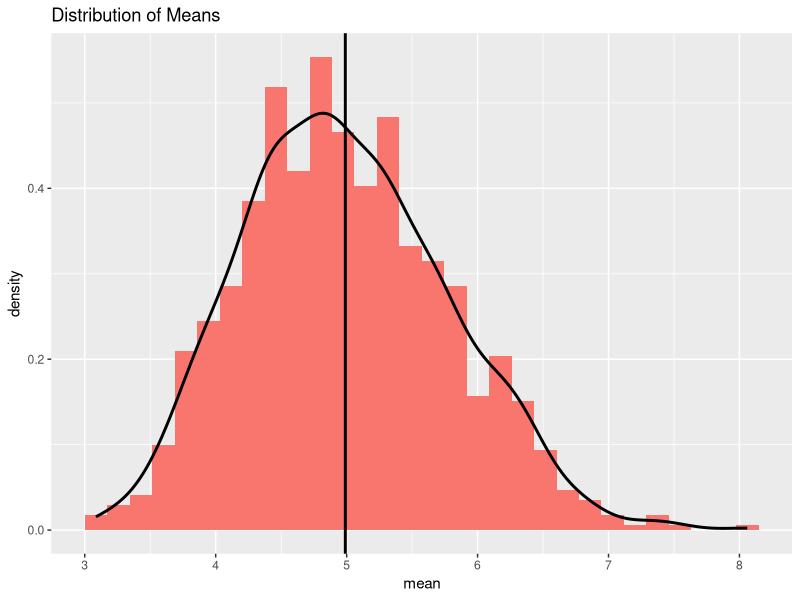
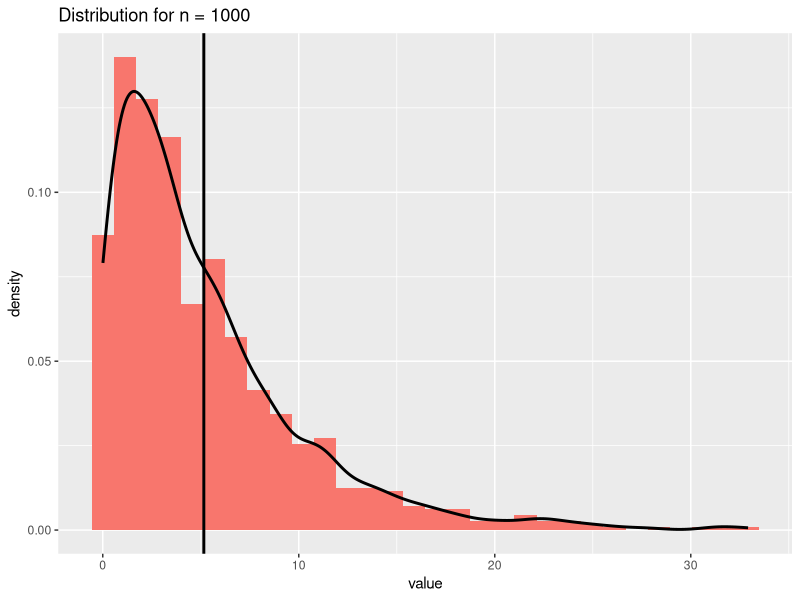

Write the R code that produced these figures, in order.
## ---- chunk 1
knitr::opts_chunk$set(echo = TRUE, warning = FALSE, message = FALSE)
## ---- chunk 2
set.seed(1)
## create data matrix with 1000 rows/simulations and 40 columns/variables. 
data <- matrix(rexp(40000,.2), 1000, 40) 
## ---- chunk 3
## apply mean function to dimension 1 (rows) to calculate the mean of each row/simulation
means <- apply(data, 1, mean)
## calculate average of these means
mean(means)
## ---- chunk 4
## load ggplot
library(ggplot2)
## convert sample means to a dataframe
sm <- as.data.frame(means)
## store mean of sample means
mosm <- mean(sm$means)
## create histogram;
g <- ggplot(sm, aes(means)) + geom_histogram(aes(y = after_stat(density), fill = "salmon")) 
## remove legend, add title and fix x label
g <- g + theme(legend.position="none") + ggtitle("Distribution of Means") +xlab("mean")
## add density line and sample mean
g <- g + geom_density(linewidth = 1) + geom_vline(xintercept = mosm, linewidth = 1)
g
## ---- chunk 5
## apply variance function to dimension 1 (rows) to calculate variance of each simulation
variances <- apply(data, 1, var)
## calculate average of these variances
mean(variances)
## ---- chunk 6
## Calculate the empirical variance and standard error of sample mean
var_sm <- var(sm$means)
var_sm
se <- sd(sm$means)
se
## ---- chunk 7

## create subset of means that fall within 1 standard error
se1 <- (sm$means[sm$means>mosm-se & sm$means<mosm+se])
## calculate share of means within 1 standard error out of the 1000 simulations
length(se1)/1000
## create subset of means that fall within 2 standard errors
se2 <- (sm$means[sm$means>mosm-2*se & sm$means<mosm+2*se])
## calculate share of means within 2 standard error out of the 1000 simulations
length(se2)/1000
## ---- chunk 8
set.seed(1)
#generate data
x<- rexp(1000,0.2)
dat <- as.data.frame(x)
#create plot
g2 <- ggplot(dat, aes(x = x)) + geom_histogram(aes(y = after_stat(density), fill = "salmon")) 
## remove legend, add title and fix x label
g2 <- g2 + theme(legend.position="none") + ggtitle("Distribution for n = 1000") +xlab("value")
## add density line and sample mean
g2 <- g2 + geom_density(linewidth = 1) + geom_vline(xintercept = mean(dat$x), linewidth = 1)
g2
